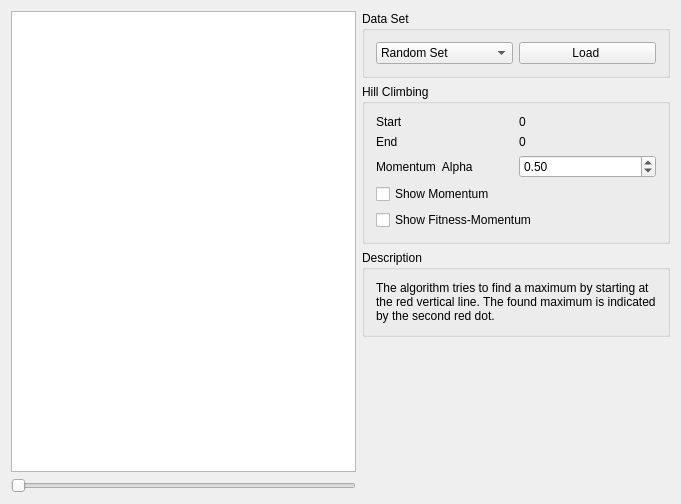
<?xml version="1.0" encoding="UTF-8"?>
<ui version="4.0">
 <class>HillClimbingWidgetClass</class>
 <widget class="QWidget" name="HillClimbingWidgetClass">
  <property name="geometry">
   <rect>
    <x>0</x>
    <y>0</y>
    <width>681</width>
    <height>504</height>
   </rect>
  </property>
  <property name="windowTitle">
   <string>HillClimbingWidget</string>
  </property>
  <layout class="QGridLayout" name="gridLayout">
   <item row="0" column="1">
    <widget class="QGroupBox" name="dataSet_group">
     <property name="sizePolicy">
      <sizepolicy hsizetype="Preferred" vsizetype="Preferred">
       <horstretch>0</horstretch>
       <verstretch>0</verstretch>
      </sizepolicy>
     </property>
     <property name="title">
      <string>Data Set</string>
     </property>
     <layout class="QGridLayout" name="gridLayout_3">
      <item row="1" column="0">
       <widget class="QComboBox" name="defaultSet_comboBox">
        <property name="minimumSize">
         <size>
          <width>100</width>
          <height>0</height>
         </size>
        </property>
        <item>
         <property name="text">
          <string>Random Set</string>
         </property>
        </item>
        <item>
         <property name="text">
          <string>Data Set 1</string>
         </property>
        </item>
        <item>
         <property name="text">
          <string>Data Set 2</string>
         </property>
        </item>
        <item>
         <property name="text">
          <string>Data Set 3</string>
         </property>
        </item>
        <item>
         <property name="text">
          <string>Data Set 4</string>
         </property>
        </item>
       </widget>
      </item>
      <item row="1" column="1">
       <widget class="QPushButton" name="load_button">
        <property name="toolTip">
         <string>&lt;html&gt;&lt;head/&gt;&lt;body&gt;&lt;p&gt;Load a data set with tab separated values&lt;/p&gt;&lt;/body&gt;&lt;/html&gt;</string>
        </property>
        <property name="text">
         <string>Load </string>
        </property>
       </widget>
      </item>
     </layout>
    </widget>
   </item>
   <item row="2" column="1">
    <widget class="QGroupBox" name="groupBox">
     <property name="title">
      <string>Description</string>
     </property>
     <layout class="QVBoxLayout" name="verticalLayout">
      <item>
       <widget class="QLabel" name="label">
        <property name="sizePolicy">
         <sizepolicy hsizetype="Maximum" vsizetype="Preferred">
          <horstretch>0</horstretch>
          <verstretch>0</verstretch>
         </sizepolicy>
        </property>
        <property name="text">
         <string>The algorithm tries to find a maximum by starting at the red vertical line. The found maximum is indicated by the second red dot. </string>
        </property>
        <property name="wordWrap">
         <bool>true</bool>
        </property>
       </widget>
      </item>
     </layout>
    </widget>
   </item>
   <item row="1" column="1">
    <widget class="QGroupBox" name="hillClimbing_group">
     <property name="sizePolicy">
      <sizepolicy hsizetype="Preferred" vsizetype="Preferred">
       <horstretch>0</horstretch>
       <verstretch>0</verstretch>
      </sizepolicy>
     </property>
     <property name="title">
      <string>Hill Climbing</string>
     </property>
     <layout class="QGridLayout" name="gridLayout_2">
      <item row="2" column="1">
       <widget class="QDoubleSpinBox" name="alpha_spinBox">
        <property name="maximum">
         <double>2.000000000000000</double>
        </property>
        <property name="singleStep">
         <double>0.100000000000000</double>
        </property>
        <property name="value">
         <double>0.500000000000000</double>
        </property>
       </widget>
      </item>
      <item row="0" column="1">
       <widget class="QLabel" name="startIndex_label">
        <property name="text">
         <string>0</string>
        </property>
       </widget>
      </item>
      <item row="0" column="0">
       <widget class="QLabel" name="startPos_label">
        <property name="text">
         <string>Start</string>
        </property>
       </widget>
      </item>
      <item row="3" column="0" colspan="2">
       <widget class="QCheckBox" name="momentum_checkBox">
        <property name="text">
         <string>Show Momentum</string>
        </property>
       </widget>
      </item>
      <item row="4" column="0" colspan="2">
       <widget class="QCheckBox" name="fitnessMomentum_checkBox">
        <property name="text">
         <string>Show Fitness-Momentum</string>
        </property>
       </widget>
      </item>
      <item row="2" column="0">
       <widget class="QLabel" name="alpha_label">
        <property name="text">
         <string>Momentum  Alpha</string>
        </property>
       </widget>
      </item>
      <item row="1" column="0">
       <widget class="QLabel" name="end_label">
        <property name="text">
         <string>End</string>
        </property>
       </widget>
      </item>
      <item row="1" column="1">
       <widget class="QLabel" name="endIndex_label">
        <property name="text">
         <string>0</string>
        </property>
       </widget>
      </item>
     </layout>
    </widget>
   </item>
   <item row="4" column="0">
    <widget class="QSlider" name="start_slider">
     <property name="orientation">
      <enum>Qt::Horizontal</enum>
     </property>
    </widget>
   </item>
   <item row="3" column="1">
    <spacer name="verticalSpacer">
     <property name="orientation">
      <enum>Qt::Vertical</enum>
     </property>
     <property name="sizeHint" stdset="0">
      <size>
       <width>20</width>
       <height>40</height>
      </size>
     </property>
    </spacer>
   </item>
   <item row="0" column="0" rowspan="4">
    <widget class="QChartView" name="chartView"/>
   </item>
  </layout>
 </widget>
 <layoutdefault spacing="6" margin="11"/>
 <customwidgets>
  <customwidget>
   <class>QChartView</class>
   <extends>QGraphicsView</extends>
   <header>QtCharts</header>
  </customwidget>
 </customwidgets>
 <resources/>
 <connections>
  <connection>
   <sender>load_button</sender>
   <signal>clicked()</signal>
   <receiver>HillClimbingWidgetClass</receiver>
   <slot>onLoadValues()</slot>
   <hints>
    <hint type="sourcelabel">
     <x>616</x>
     <y>49</y>
    </hint>
    <hint type="destinationlabel">
     <x>615</x>
     <y>45</y>
    </hint>
   </hints>
  </connection>
  <connection>
   <sender>defaultSet_comboBox</sender>
   <signal>currentIndexChanged(int)</signal>
   <receiver>HillClimbingWidgetClass</receiver>
   <slot>onLoadDefaultValues(int)</slot>
   <hints>
    <hint type="sourcelabel">
     <x>522</x>
     <y>52</y>
    </hint>
    <hint type="destinationlabel">
     <x>469</x>
     <y>47</y>
    </hint>
   </hints>
  </connection>
  <connection>
   <sender>start_slider</sender>
   <signal>valueChanged(int)</signal>
   <receiver>HillClimbingWidgetClass</receiver>
   <slot>onStartSliderChanged(int)</slot>
   <hints>
    <hint type="sourcelabel">
     <x>372</x>
     <y>478</y>
    </hint>
    <hint type="destinationlabel">
     <x>377</x>
     <y>469</y>
    </hint>
   </hints>
  </connection>
  <connection>
   <sender>alpha_spinBox</sender>
   <signal>valueChanged(double)</signal>
   <receiver>HillClimbingWidgetClass</receiver>
   <slot>onRunHillClimbing()</slot>
   <hints>
    <hint type="sourcelabel">
     <x>615</x>
     <y>130</y>
    </hint>
    <hint type="destinationlabel">
     <x>467</x>
     <y>131</y>
    </hint>
   </hints>
  </connection>
  <connection>
   <sender>momentum_checkBox</sender>
   <signal>toggled(bool)</signal>
   <receiver>HillClimbingWidgetClass</receiver>
   <slot>onShowMomentum(bool)</slot>
   <hints>
    <hint type="sourcelabel">
     <x>504</x>
     <y>164</y>
    </hint>
    <hint type="destinationlabel">
     <x>468</x>
     <y>165</y>
    </hint>
   </hints>
  </connection>
  <connection>
   <sender>fitnessMomentum_checkBox</sender>
   <signal>toggled(bool)</signal>
   <receiver>HillClimbingWidgetClass</receiver>
   <slot>onShowFitnessMomentum(bool)</slot>
   <hints>
    <hint type="sourcelabel">
     <x>572</x>
     <y>189</y>
    </hint>
    <hint type="destinationlabel">
     <x>465</x>
     <y>191</y>
    </hint>
   </hints>
  </connection>
 </connections>
 <slots>
  <slot>onLoadValues()</slot>
  <slot>onRunHillClimbing()</slot>
  <slot>onLoadDefaultValues(int)</slot>
  <slot>onResetHillClimbing()</slot>
  <slot>onStartSpinBoxChanged(int)</slot>
  <slot>onStartSliderChanged(int)</slot>
  <slot>updateChart()</slot>
  <slot>onShowMomentum(bool)</slot>
  <slot>onShowFitnessMomentum(bool)</slot>
 </slots>
</ui>
